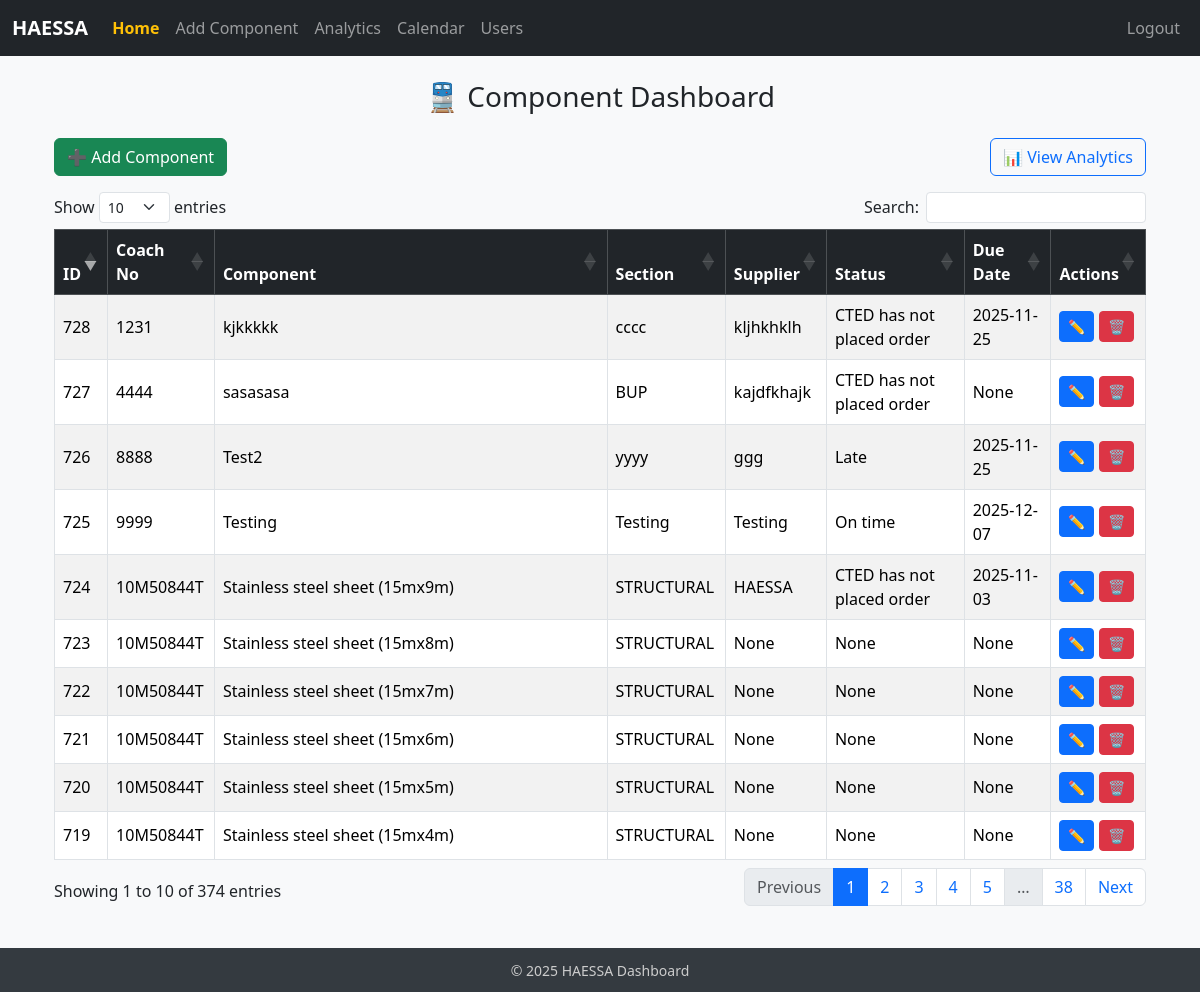
The page / (signed in) on the database its author committed.
### app.py (models this page shows, shortened)
class Components(db.Model):
    __tablename__ = "components"
    id = db.Column(db.Integer, primary_key=True)
    Item_no = db.Column(db.String(50))
    Coach_no = db.Column(db.String(50))
    Section = db.Column(db.String(100))
    Component = db.Column(db.String(100))
    Supplier = db.Column(db.String(100))
    Quantity = db.Column(db.Integer, default=9999)
    Lead_time = db.Column(db.Integer)
    CTED_order_date = db.Column(db.String(50), default="1/1/1900")
    CTED_due_date = db.Column(db.String(50), default="1/1/1900")
    HAESSA_order_date = db.Column(db.String(50), default="1/1/1900")
    HEASSA_pay_date = db.Column(db.String(50), default="1/1/1900")
    HAESSA_delivery_date = db.Column(db.String(50), default="1/1/1900")
    Component_status = db.Column(db.String(50))
    Notes = db.Column(db.String(200))

### app.py (the view)
@app.route("/")
@login_required
def home():
    components = Components.query.all()
    print(f"✅ Render DB path: {app.config['SQLALCHEMY_DATABASE_URI']}")
    print(f"✅ Components found: {Components.query.count()}")
    return render_template("home.html", components=components)

### app.py (called while the page is built)
@login_manager.user_loader
def load_user(user_id):
    try:
        return User.query.get(int(user_id))
    except Exception:
        return None

@app.context_processor
def inject_globals():
    return {"datetime": datetime, "current_app": current_app}

### templates/home.html (shortened to what this page needs)
{% extends "base.html" %}
{% block content %}
<div class="container mt-4">
  <h3 class="text-center mb-4">🚆 Component Dashboard</h3>
  <div class="d-flex justify-content-between mb-3">
    {% if current_user.role in ['editor', 'admin'] %}
      <a href="{{ url_for('add') }}" class="btn btn-success" id="add-component-btn">➕ Add Component</a>
    {% endif %}
    <a href="{{ url_for('analytics') }}" class="btn btn-outline-primary">📊 View Analytics</a>
  </div>
  <table id="componentTable" class="table table-striped table-bordered table-hover align-middle">
    <thead class="table-dark">
      <tr>
        <th>ID</th>
        <th>Coach No</th>
        <th>Component</th>
        <th>Section</th>
        <th>Supplier</th>
        <th>Status</th>
        <th>Due Date</th>
        {% if current_user.role in ['editor', 'admin'] %}
          <th>Actions</th>
        {% endif %}
      </tr>
    </thead>
    <tbody>
      {% for c in components %}
      <tr id="row-{{ c.id }}">
        <td>{{ c.id }}</td>
        <td>{{ c.Coach_no }}</td>
        <td>{{ c.Component }}</td>
        <td>{{ c.Section }}</td>
        <td>{{ c.Supplier }}</td>
        <td>{{ c.Component_status }}</td>
        <td>{{ c.CTED_due_date }}</td>
        {% if current_user.role in ['editor', 'admin'] %}
          <td>
            <a href="{{ url_for('edit', id=c.id) }}" class="btn btn-sm btn-primary">✏️</a>
            {% if current_user.role == 'admin' %}
              <button class="btn btn-sm btn-danger delete-btn" data-id="{{ c.id }}">🗑️</button>
            {% endif %}
          </td>
        {% endif %}
      </tr>
      {% endfor %}
    </tbody>
  </table>
</div>
<link href="https://cdn.datatables.net/1.13.4/css/dataTables.bootstrap5.min.css" rel="stylesheet">
{% endblock %}

### templates/base.html (style rules this page uses)
body { background-color: #f8f9fa; }

### rows shown on the page
Components: id "719", Coach_no "10M50844T", Component "Stainless steel sheet (15mx4m)", Section "STRUCTURAL", Supplier "None", Component_status "None", CTED_due_date "None"
Components: id "720", Coach_no "10M50844T", Component "Stainless steel sheet (15mx5m)", Section "STRUCTURAL", Supplier "None", Component_status "None", CTED_due_date "None"
Components: id "721", Coach_no "10M50844T", Component "Stainless steel sheet (15mx6m)", Section "STRUCTURAL", Supplier "None", Component_status "None", CTED_due_date "None"
Components: id "722", Coach_no "10M50844T", Component "Stainless steel sheet (15mx7m)", Section "STRUCTURAL", Supplier "None", Component_status "None", CTED_due_date "None"
Components: id "723", Coach_no "10M50844T", Component "Stainless steel sheet (15mx8m)", Section "STRUCTURAL", Supplier "None", Component_status "None", CTED_due_date "None"
Components: id "724", Coach_no "10M50844T", Component "Stainless steel sheet (15mx9m)", Section "STRUCTURAL", Supplier "HAESSA", Component_status "CTED has not placed order", CTED_due_date "2025-11-03"
Components: id "725", Coach_no "9999", Component "Testing", Section "Testing", Supplier "Testing", Component_status "On time", CTED_due_date "2025-12-07"
Components: id "726", Coach_no "8888", Component "Test2", Section "yyyy", Supplier "ggg", Component_status "Late", CTED_due_date "2025-11-25"
Components: id "727", Coach_no "4444", Component "sasasasa", Section "BUP", Supplier "kajdfkhajk", Component_status "CTED has not placed order", CTED_due_date "None"
Components: id "728", Coach_no "1231", Component "kjkkkkk", Section "cccc", Supplier "kljhkhklh", Component_status "CTED has not placed order", CTED_due_date "2025-11-25"
